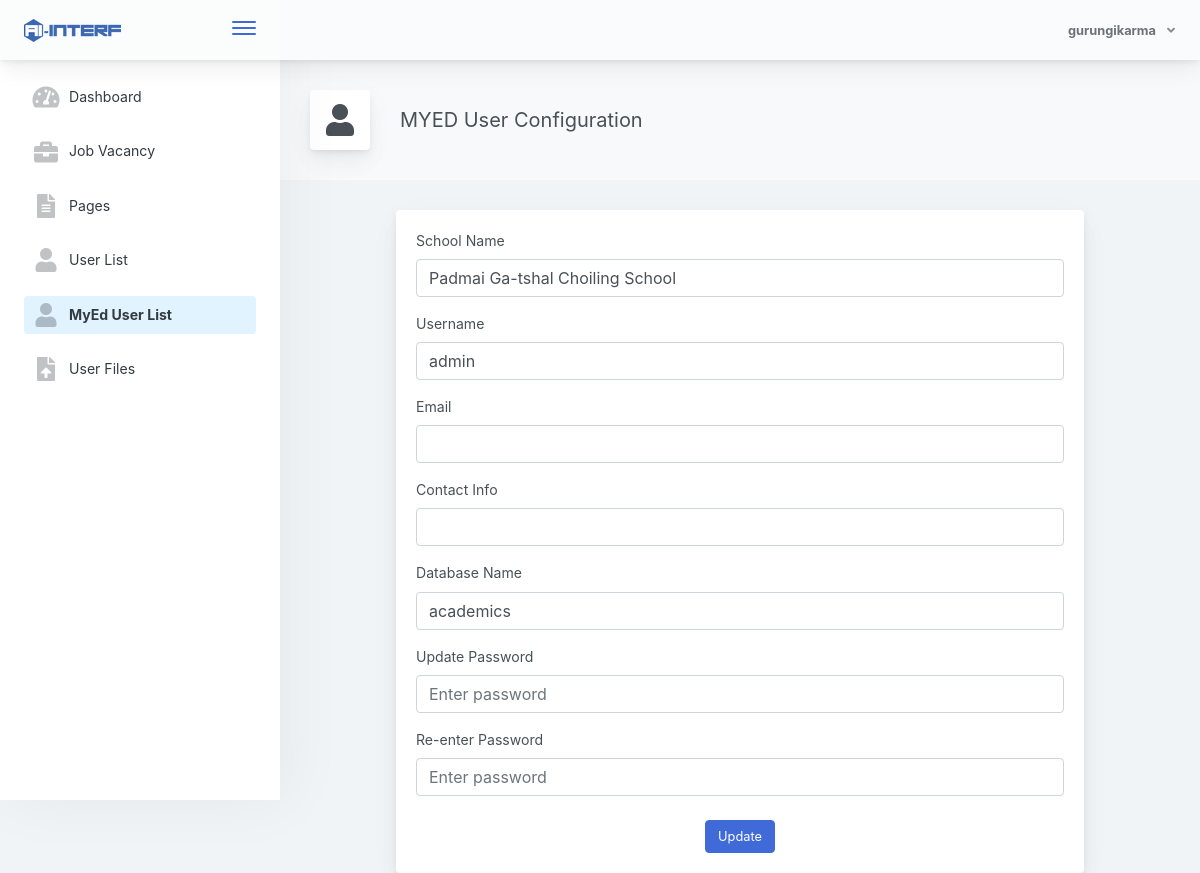
The app's page /admin/myed/edit/1 (signed in) with its own data.
### tables this page shows
CREATE TABLE `myed` (
  `id` int(11) NOT NULL,
  `schoolname` varchar(50) NOT NULL,
  `username` varchar(50) NOT NULL,
  `password` varchar(50) NOT NULL,
  `email` varchar(50) NOT NULL,
  `contact` varchar(50) NOT NULL,
  `db_name` varchar(50) NOT NULL
);

### admin/myed/edit/index.php (the view, shortened to what this page needs)
<?php
    include '../../../dbconnect.php';
    $id = $_GET['id'];
    $sql = "SELECT * FROM myed WHERE id = '$id'";
    $result = mysqli_query($conn,$sql);
    $data = mysqli_fetch_assoc($result);
?>
<!doctype html>
<html lang="en">
<head>
    <link href="../../../css/main.css" rel="stylesheet">
</head>
<body>
    <div class="app-container app-theme-white body-tabs-shadow fixed-sidebar fixed-header">
        <div class="app-header header-shadow">
            <div class="app-header__logo">
                <div class="logo-src"></div>
                <div class="header__pane ml-auto">
                    <div>
                        <button type="button" class="hamburger close-sidebar-btn hamburger--elastic" data-class="closed-sidebar">
                            <span class="hamburger-box">
                                <span class="hamburger-inner"></span>
                            </span>
                        </button>
                    </div>
                </div>
            </div>
            <div class="app-header__content">
                <div class="app-header-right">
                    <div class="header-btn-lg pr-0">
                        <div class="widget-content p-0">
                            <div class="widget-content-wrapper">
                                <div class="widget-content-left">
                                    <div class="btn-group">
                                        <a data-toggle="dropdown" aria-haspopup="true" aria-expanded="false" class="p-0 btn">
                                            <div class="widget-heading">
                                                <?php echo $_SESSION['name'] ?>
                                                <i class="fa fa-angle-down ml-2 opacity-8"></i>
                                            </div>
                                        </a>
                                    </div>
                                </div>
                            </div>
                        </div>
                    </div>
                </div>
            </div>
        </div>
        <div class="app-main">
            <div class="app-sidebar sidebar-shadow">
                <div class="scrollbar-sidebar">
                    <div class="app-sidebar__inner">
                        <ul class="vertical-nav-menu">
                            <li>
                                <a href="../../dashboard/">
                                    <i class="fas metismenu-icon fa-tachometer-alt"></i>
                                    Dashboard
                                </a>
                            </li>
                            <li>
                                <a href="../../vacancy/">
                                    <i class="metismenu-icon fas fa-briefcase"></i>
                                    Job Vacancy
                                </a>
                            </li>
                            <li>
                                <a href="../../pages/">
                                    <i class="fas metismenu-icon fa-file-alt"></i>
                                    Pages
                                </a>
                            </li>
                            <li>
                                <a href="../../users/">
                                    <i class="metismenu-icon fas fa-user"></i>
                                    User List
                                </a>
                            </li>
                            <li>
                                <a href="../../myed/" class="mm-active">
                                    <i class="metismenu-icon fas fa-user"></i>
                                    MyEd User List
                                </a>
                            </li>
                            <li>
                                <a href="../../files/">
                                    <i class="fas metismenu-icon fa-file-upload"></i>
                                    User Files
                                </a>
                            </li>
                        </ul>
                    </div>
                </div>
            </div>
            <div class="app-main__outer">
                <div class="app-main__inner">
                    <div class="app-page-title">
                        <div class="page-title-wrapper">
                            <div class="page-title-heading">
                                <div class="page-title-icon">
                                    <i class="fa-user fas"></i>
                                </div>
                                <div>MYED User Configuration</div>
                            </div>
                        </div>
                    </div>
                    <div class="mycard card">
                        <div class="card-body">
                            <form method="post">
                                <div class="position-relative form-group">
                                    <label for="schoolname" class="">School Name</label>
                                    <input type="text" name="schoolname" id="schoolname" value="<?php echo $data['schoolname'] ?>" class="form-control" required />
                                </div>
                                <div class="position-relative form-group">
                                    <label for="username" class="">Username</label>
                                    <input type="text" name="username" id="username" value="<?php echo $data['username'] ?>" class="form-control" required />
                                </div>
                                <div class="position-relative form-group">
                                    <label for="email" class="">Email</label>
                                    <input type="email" name="email" id="email" value="<?php echo $data['email'] ?>" class="form-control" required />
                                </div>
                                <div class="position-relative form-group">
                                    <label for="contact" class="">Contact Info</label>
                                    <input type="text" name="contact" id="contact" value="<?php echo $data['contact'] ?>" class="form-control" required />
                                </div>
                                <div class="position-relative form-group">
                                    <label for="dbname" class="">Database Name</label>
                                    <input type="text" name="dbname" id="dbname" value="<?php echo $data['db_name'] ?>" class="form-control" required />
                                </div>
                                <div class="position-relative form-group">
                                    <label for="pwd1" class="">Update Password</label>
                                    <input type="password" name="pwd1" id="pwd1" placeholder="Enter password" class="form-control"/>
                                </div>
                                <div class="position-relative form-group">
                                    <label for="pwd2" class="">Re-enter Password</label>
                                    <input type="password" name="pwd2" id="pwd2" placeholder="Enter password" class="form-control"/>
                                </div>
                                <center><button class="mt-2 btn btn-primary" type="submit" name="update">Update</button></center>
                            </form>
                        </div>
                    </div>
                </div>
            </div>
        </div>
    </div>
</body>
</html>

### admin/myed/edit/index.php (style rules this page uses)
.mycard { width: 80%; margin: auto; }

### records on screen
myed: schoolname "Padmai Ga-tshal Choiling School", username "admin", dbname "academics"

### other values on screen
$_SESSION['name'] "gurungikarma"
